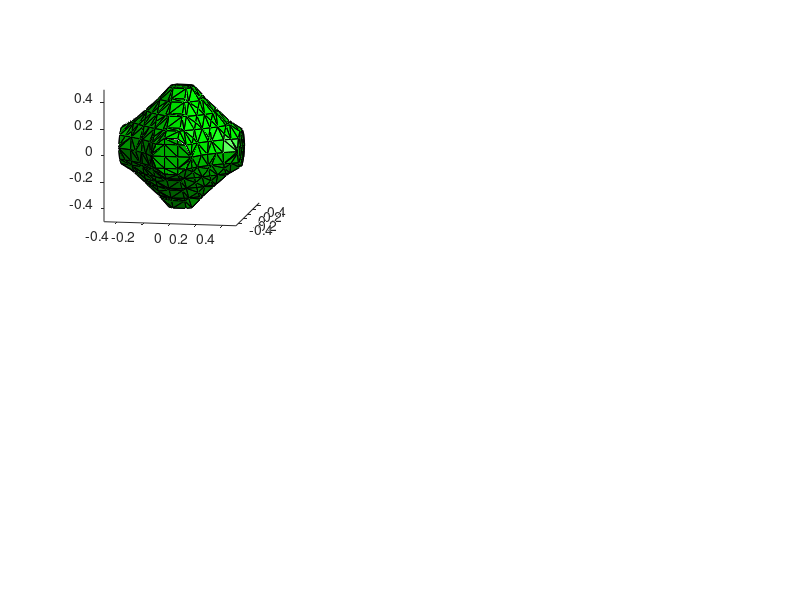

The MATLAB script that drew this image: (Note: this script raises an error after producing the figure.)
% session7.m

% INITIALIZE MATLAB
close all;
clc;
clear all;

% START TIMER
time1 = clock; 

% UNITS
degrees = pi/180;

% OPEN FIGURE WINDOW
fig = figure('Color', 'w', 'Units', 'normalized', 'OuterPosition', [0 0.05 1 0.95]);
set(fig, 'Name', 'Generating Spatially-Variant Lattices');
set(fig, 'NumberTitle', 'off');

%%%%%%%%%%%%%%%%%%%%%%%%%%%%%%%%%%%%%%%%%%%%%%%%%%%%%%%%%%%%%%%%%%%%%%%%%%%
%% MOVIE CREATION
%%%%%%%%%%%%%%%%%%%%%%%%%%%%%%%%%%%%%%%%%%%%%%%%%%%%%%%%%%%%%%%%%%%%%%%%%%%

% % Movie Creation
MAKE_MOVIE = 0;
movie_title = 'Generating_3D_SV_Lattice.mp4';
if MAKE_MOVIE == 1
    vidObj = VideoWriter(movie_title, 'MPEG-4');
    vidObj.FrameRate = 30;
    VidObj.Quality = 100;
    open(vidObj);
end

% PLOT CONTROL
plotControl = 1;
plot_now = 0;

% GENERATE FILL FRACTION SWEEP CONTROL
sweepControl = 0;
save_fill_fraction_data = 0;

% SHOW LATTICE FORMATION
show_lattice_formation = 0;

% SAVE BINARY LATTICE FILE
save_binary_lattice = 0;

%%%%%%%%%%%%%%%%%%%%%%%%%%%%%%%%%%%%%%%%%%%%%%%%%%%%%%%%%%%%%%%%%%%%%%%%%%%
%% DASHBOARD
%%%%%%%%%%%%%%%%%%%%%%%%%%%%%%%%%%%%%%%%%%%%%%%%%%%%%%%%%%%%%%%%%%%%%%%%%%%

% UNIT CEL DIMENSIONS;
a = 1;

% GRID PARAMETERS
Sx = 7*a;
Sy = 7*a;
Sz = 1*a;
NRESLO = 10;
NRESHI = 10;

%%%%%%%%%%%%%%%%%%%%%%%%%%%%%%%%%%%%%%%%%%%%%%%%%%%%%%%%%%%%%%%%%%%%%%%%%%%
%% CALCULATE GRIDS
%%%%%%%%%%%%%%%%%%%%%%%%%%%%%%%%%%%%%%%%%%%%%%%%%%%%%%%%%%%%%%%%%%%%%%%%%%%

% LOW RESOLUTION GRID
dx = a/NRESLO;
dy = a/NRESLO;
dz = a/NRESLO;

Nx = ceil(Sx/dx); dx = Sx/Nx;
Ny = ceil(Sy/dy); dy = Sy/Ny;
Nz = ceil(Sz/dz); dz = Sz/Nz;

xa = [0: Nx - 1]*dx; xa = xa - mean(xa);
ya = [0: Ny - 1]*dy; ya = ya - mean(ya);
za = [0: Nz - 1]*dz; za = za - mean(za);

[Y, X, Z] = meshgrid(ya, xa, za);

% HIGH RESOLUTIOn GRID
dx2 = a/NRESHI;    Nx2 = ceil(Sx/dx2);
dy2 = a/NRESHI;    Ny2 = ceil(Sy/dy2);
dz2 = a/NRESHI;    Nz2 = ceil(Sz/dz2);

xa2 = linspace(xa(1), xa(Nx), Nx2);
ya2 = linspace(ya(1), ya(Ny), Ny2);
za2 = linspace(za(1), za(Nz), Nz2);

dx2 = xa2(2) - xa2(1);
dy2 = ya2(2) - ya2(1);
dz2 = za2(2) - za2(1);

[Y2, X2, Z2] = meshgrid(ya2,xa2,za2);

%%%%%%%%%%%%%%%%%%%%%%%%%%%%%%%%%%%%%%%%%%%%%%%%%%%%%%%%%%%%%%%%%%%%%%%%%%%
%% CALCULATE LIST OF GRATING VECTORS
%%%%%%%%%%%%%%%%%%%%%%%%%%%%%%%%%%%%%%%%%%%%%%%%%%%%%%%%%%%%%%%%%%%%%%%%%%%

% SIMPLE CUBIC UNIT CELL
K1 = (2*pi/a) * [1;0;0];
K2 = (2*pi/a) * [0;1;0];
K3 = (2*pi/a) * [0;0;1];

% GENERATE LIST
KLIST = [ K1 K2 K3 ];
CLIST = [  1  1  1 ];

%%%%%%%%%%%%%%%%%%%%%%%%%%%%%%%%%%%%%%%%%%%%%%%%%%%%%%%%%%%%%%%%%%%%%%%%%%%
%% PERFORM FILL FRACTION SWEEP
%%%%%%%%%%%%%%%%%%%%%%%%%%%%%%%%%%%%%%%%%%%%%%%%%%%%%%%%%%%%%%%%%%%%%%%%%%%

% UNIT CELL GRID
Nxu = ceil(a/dx2);          dxu = a/Nxu;
Nyu = ceil(a/dy2);          dyu = a/Nyu;
Nzu = ceil(a/dz2);          dzu = a/Nzu;

xau = [0:Nxu-1]*dxu;        xau = xau - mean(xau);
yau = [0:Nyu-1]*dyu;        yau = yau - mean(yau);
zau = [0:Nzu-1]*dzu;        zau = zau - mean(zau);

[YU, XU, ZU] = meshgrid(yau, xau, zau);

% BUILD THE ANALOG UNIT CELL
NK = length(CLIST);
UC = zeros(Nxu, Nyu, Nzu);
for nk = 1 : NK
    Kx = KLIST(1, nk);
    Ky = KLIST(2, nk);
    Kz = KLIST(3, nk);
    GA = exp(1i*(Kx*XU + Ky*YU + Kz*ZU));
    UC = UC + CLIST(nk)*GA;
end

% CLEAN UP NUMERICAL NOISE
UC = real(UC);
UC = UC - min(UC(:));
UC = UC / max(UC(:));

% GENERATE FILL FRACTION SWEEP

if sweepControl
    
    % Initialize Threshold Data
    gth_dat = linspace(0,1,20);
    
    % Tabulate Fill Fraction Data
    ff_dat = 0*gth_dat;
    for n = 1 : length(gth_dat)
        % Generate Binary Unit Cell
        UCB = UC > gth_dat(n);
        
        % calculate fill fraction
        ff_dat(n) = sum(UCB(:))/(Nxu*Nyu*Nzu);
        
        % Show Unit Cell
        clf;
        subplot(1,2,1);
        UCS = smooth3(UCB);
        s = isosurface(YU, XU, ZU, UCS, 0.5);
        h = patch(s, 'FaceColor', 'g');
        s = isocaps(YU, XU, ZU, UCS, 0.5);
        h = patch(s, 'FaceColor', 'g');
        view(10,10);
        axis equal tight;
        xlim([-a/2 a/2]);
        ylim([-a/2 a/2]);
        zlim([-a/2 a/2]);
        camlight; lighting phong;
        title('UNIT CELL');
        
        subplot(1,2,2);
        plot(gth_dat(1:n), ff_dat(1:n));
        xlim([gth_dat(1) max(gth_dat)]);
        ylim([0 1]);
        xlabel('Threshold Value');
        ylabel('Fill Fraction');
        
        drawnow;
    end
    
    if save_fill_fraction_data
        % Save to File
        save ffdat gth_dat ff_dat;
    end
% LOAD FILL FRACTION SWEEP FROM FILE
else
    
    % Load Data From File 
    load ffdat gth_dat ff_dat;
   
    % Generate Binary Unit Cell
    UCB = UC > 0.6;
   
    % Show Unit Cell
    clf;
    subplot(2,3,1);
    UCS = smooth3(UCB);
    s = isosurface(YU, XU, ZU, UCS, 0.5);
    h = patch(s, 'FaceColor', 'g');
    s = isocaps(YU, XU, ZU, UCS, 0.5);
    h = patch(s, 'FaceColor', 'g');
    view(10,10);
    axis equal tight;
    xlim([-a/2 a/2]);
    ylim([-a/2 a/2]);
    zlim([-a/2 a/2]);
    camlight; lighting phong;
    title('UNIT CELL');

    subplot(2,3,[2 3]);
    plot(gth_dat, ff_dat);
    xlim([gth_dat(1) max(gth_dat)]);
    ylim([0 1]);
    xlabel('Threshold Value');
    ylabel('Fill Fraction');

    drawnow; 
end

%%%%%%%%%%%%%%%%%%%%%%%%%%%%%%%%%%%%%%%%%%%%%%%%%%%%%%%%%%%%%%%%%%%%%%%%%%%
%% GENERATE INPUT DATA
%%%%%%%%%%%%%%%%%%%%%%%%%%%%%%%%%%%%%%%%%%%%%%%%%%%%%%%%%%%%%%%%%%%%%%%%%%%

% PERIOD
PER = a*ones(Nx, Ny, Nz);

% ORIENTATION (LOW RESOLUTION GRID)
Rz = atan2(Y + 0.51*Sy, X + 0.51*Sx); % Rotation About z-axis

% FILL FRACTION (HIGH RESOLUTION GRID)
FF = 0.35*ones(Nx2, Ny2, Nz2);

% SHOW INPUT DATA
nzc = round(Nz/2);

subplot(2,3,4);
h  = imagesc(xa, ya, PER(:, :, nzc)');
h2 = get(h, 'Parent');
set(h2, 'YDir', 'normal');
colorbar;
title('PER');

subplot(2,3,5);
h  = imagesc(xa, ya, Rz(:, :, nzc)/degrees');
h2 = get(h, 'Parent');
set(h2, 'YDir', 'normal');
colorbar;
title('RZ');

subplot(2,3,6);
h  = imagesc(xa, ya, FF(:, :, nzc)');
h2 = get(h, 'Parent');
set(h2, 'YDir', 'normal');
colorbar;
title('RZ');

drawnow;

%%%%%%%%%%%%%%%%%%%%%%%%%%%%%%%%%%%%%%%%%%%%%%%%%%%%%%%%%%%%%%%%%%%%%%%%%%%
%% GENERATE SPATIALLY-VARIANT 3D LATTICE
%%%%%%%%%%%%%%%%%%%%%%%%%%%%%%%%%%%%%%%%%%%%%%%%%%%%%%%%%%%%%%%%%%%%%%%%%%%

% CALCULATE CENTER OF THE LOW RESOLUTION GRID
nxc = round(Nx/2);
nyc = round(Ny/2);
nzc = round(Nz/2);

%
% MAIN LOOP -- ITERATE OVER FOURIER EXPANSION
%

NK = length(CLIST);
SVL = zeros(Nx2, Ny2, Nz2);
for nk = 1 : NK
    
    % Construct K-Function
    KX = zeros(Nx, Ny, Nz);
    KY = zeros(Nx, Ny, Nz);
    KZ = zeros(Nx, Ny, Nz);
    for nz = 1 : Nz
        for ny = 1 : Ny
            for nx = 1 : Nx
                % Construct rotation matrix
                theta = Rz(nx, ny, nz);
                R = [cos(theta) -sin(theta) 0 ;...
                     sin(theta)  cos(theta) 0 ;...
                     0           0          1];
                 
                % Rotate K vector
                Ki = R*KLIST(:, nk);
                
                % record Ki
                KX(nx, ny, nz) = Ki(1);
                KY(nx, ny, nz) = Ki(2);
                KZ(nx, ny, nz) = Ki(3);
                 
            end
        end
    end
    
    % Calculate Grating Phase
    PHI = svlsolve(KX, KY, KZ, dx, dy, dz);
    PHI = PHI - PHI(nxc, nyc, nzc);
    
    % Interpolate to High Resolutin Grid
    PHI = interp3(ya, xa', za, PHI, ya2, xa2', za2);
    
    % Calcualte Analog Planar Grating
    GA = exp(1i*PHI);
    
    % Add Planar Grating to Overall Lattice
    SVL = SVL + CLIST(nk)*GA;
    
    % Show Graphical Status
    
    if show_lattice_formation
        clf;
        subplot(1,2,1);
        h = imagesc(xa2, ya2, real(GA(:,:, nzc)'));
        h2 = get(h, 'Parent');
        set(h2, 'YDir' , 'normal');
        axis equal tight;
        colorbar;
        title('CURRENT PLANAR GRATING');
        
        subplot(1,2,2);
        h = imagesc(xa2, ya2, real(SVL(:,:, nzc)'));
        h2 = get(h, 'Parent');
        set(h2, 'YDir' , 'normal');
        axis equal tight;
        colorbar;
        title('ANALOG LATTICE');
        
        drawnow;
    end
         
end

% CLEAN UP NUMERICAL NOISE
SVL = real(SVL);
SVL = SVL - min(SVL(:));
SVL = SVL / max(SVL(:));

% GENERATE BINARY LATTICE
GTH = interp1(ff_dat, gth_dat, FF(:));
GTH = reshape(GTH, Nx2, Ny2, Nz2);
SVLB = SVL > GTH;

% SHOW 3D LATTICE

clf;
SVLS = smooth3(SVLB);
s = isosurface(Y2, X2, Z2, SVLS, 0.5);
h = patch(s, 'FaceColor', 'g');
s = isocaps(Y2, X2, Z2, SVLS, 0.5);
h = patch(s, 'FaceColor', 'g');
view(10,60);
axis equal tight;
camlight; lighting phong;
title('SPATIALLY-VARIANT LATTICE');

% SAVE BINARY LATTICE TO FILE
if save_binary_lattice
    save svlattice3D SVLB dx2 dy2 dz2;
end



if MAKE_MOVIE == 1
    close(vidObj);
end


% STOP TIMER
time2 = clock;
t = etime(time2,time1);
disp(['Elapsed time is ' num2str(t) ' seconds.']);
disp(['Elapsed time is ' num2str(t/60) ' minutes.']);
disp(['Elapsed time is ' num2str(t/60/60) ' hours.']);
disp(['Elapsed time is ' num2str(t/60/60/24) ' days.']);






